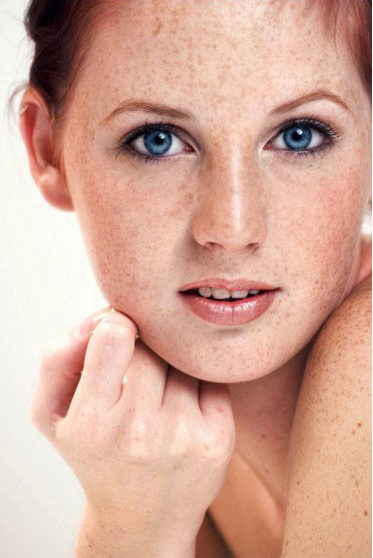
%> input picture matlab/girl.jpg, 373 x 558 px
$ octave example_smoothing.m   (GNU Octave 9; MATLAB toolbox functions it lacks are replaced by stand-ins)
%> lines starting %> are read from the running program, lines starting %| are printed output that depends on the picture
### matlab/umgf_guidedfilter.m
function q = umgf_guidedfilter(I, p, r, eps, n)%,I_mask,mean_a,mean_mean_p,I_strc
%   GUIDEDFILTER   O(1) time implementation of guided filter.
%
%   - guidance image: I (should be a gray-scale/single channel image)
%   - filtering input image: p (should be a gray-scale/single channel image)
%   - local window radius: r
%   - regularization parameter: eps

[hei, wid] = size(I);
N = boxfilter(ones(hei, wid), r); % the size of each local patch; N=(2r+1)^2 except for boundary pixels.

mean_I = boxfilter(I, r) ./ N;
mean_mean_I = mean_I;
for i=1:n
    mean_mean_I = boxfilter(mean_mean_I, r) ./ N;
end

mean_p = boxfilter(p, r) ./ N;
mean_mean_p = boxfilter(mean_p, r) ./ N;

mean_Ip = boxfilter(I.*p, r) ./ N;
cov_Ip = mean_Ip - mean_I .* mean_p; % this is the covariance of (I, p) in each local patch.

mean_II = boxfilter(I.*I, r) ./ N;
var_I = mean_II - mean_I .* mean_I;

%mean_pp = boxfilter(p.*p, r) ./ N;
%var_p = mean_pp - mean_p .* mean_p;

a = cov_Ip ./ (var_I+eps); % Eqn. (5) in the paper;%sqrt(var_I.*var_p)

mean_a = boxfilter(a, r) ./ N;

I_mask = I-mean_mean_I;
I_strc = mean_a .* I_mask;
q = I_strc + mean_mean_p; % Eqn. (8) in the paper;
end

### matlab/boxfilter.m
function imDst = boxfilter(imSrc, r)

%   BOXFILTER   O(1) time box filtering using cumulative sum
%
%   - Definition imDst(x, y)=sum(sum(imSrc(x-r:x+r,y-r:y+r)));
%   - Running time independent of r;
%   - Equivalent to the function: colfilt(imSrc, [2*r+1, 2*r+1], 'sliding', @sum);
%   - But much faster.

[hei, wid] = size(imSrc);
imDst = zeros(size(imSrc));

%cumulative sum over Y axis
imCum = cumsum(imSrc, 1);
%difference over Y axis
imDst(1:r+1, :) = imCum(1+r:2*r+1, :);
imDst(r+2:hei-r, :) = imCum(2*r+2:hei, :) - imCum(1:hei-2*r-1, :);
imDst(hei-r+1:hei, :) = repmat(imCum(hei, :), [r, 1]) - imCum(hei-2*r:hei-r-1, :);

%cumulative sum over X axis
imCum = cumsum(imDst, 2);
%difference over Y axis
imDst(:, 1:r+1) = imCum(:, 1+r:2*r+1);
imDst(:, r+2:wid-r) = imCum(:, 2*r+2:wid) - imCum(:, 1:wid-2*r-1);
imDst(:, wid-r+1:wid) = repmat(imCum(:, wid), [1, r]) - imCum(:, wid-2*r:wid-r-1);
end

### matlab/guidedfilter.m
function q = guidedfilter(I, p, r, eps)
%   GUIDEDFILTER   O(1) time implementation of guided filter.
%
%   - guidance image: I (should be a gray-scale/single channel image)
%   - filtering input image: p (should be a gray-scale/single channel image)
%   - local window radius: r
%   - regularization parameter: eps

[hei, wid] = size(I);
N = boxfilter(ones(hei, wid), r); % the size of each local patch; N=(2r+1)^2 except for boundary pixels.

mean_I = boxfilter(I, r) ./ N;
mean_p = boxfilter(p, r) ./ N;
mean_Ip = boxfilter(I.*p, r) ./ N;
cov_Ip = mean_Ip - mean_I .* mean_p; % this is the covariance of (I, p) in each local patch.

mean_II = boxfilter(I.*I, r) ./ N;
var_I = mean_II - mean_I .* mean_I;

a = cov_Ip ./ (var_I + eps); % Eqn. (5) in the paper;
b = mean_p - a .* mean_I; % Eqn. (6) in the paper;

mean_a = boxfilter(a, r) ./ N;
mean_b = boxfilter(b, r) ./ N;

q = mean_a .* I + mean_b; % Eqn. (8) in the paper;
end

### matlab/example_smoothing.m
% example: edge-preserving smoothing
% figure 1 in our paper

close all;

RGB = imread('./img_smoothing/girl.jpg');
%> RGB is the input picture: size 558x373x3 uint8; mean R, G, B 212.7, 169.1, 152.7
I_gray = rgb2gray(RGB);

I = double(I_gray) / 255;%imread('./img_smoothing/cat.bmp')
%> I: size 558x373 double; min 0, max 1, mean 0.707
p = I;
r = 8; % try r=2, 4, or 8
eps = 0.02^2; % try eps=0.1^2, 0.2^2, 0.4^2
n = 1;

umgf_q = umgf_guidedfilter(I, p, r, eps, n);
%> in boxfilter, `imDst(:, wid-r+1:wid) = repmat(imCum(:, wid), [1, r]) - imCum(:, wid-2..`:
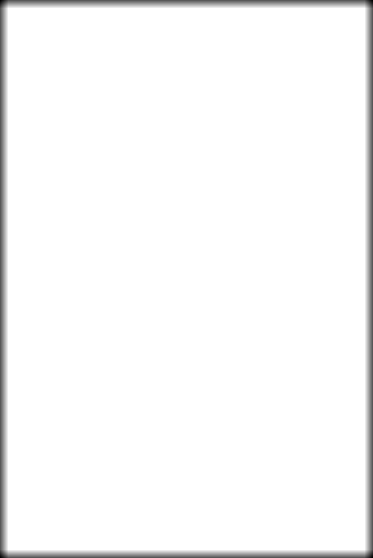
%> imDst: size 558x373 double; min 81, max 289, mean 283.5; drawn with min black and max white
%> in boxfilter (call 2), `imDst(hei-r+1:hei, :) = repmat(imCum(hei, :), [r, 1]) - imCum(hei-2*r:..`: imDst: size 558x373 double; min 0.0902, max 16.93, mean 11.94
%> in boxfilter (call 2), `imDst(:, 1:r+1) = imCum(:, 1+r:2*r+1);`: imDst: size 558x373 double; min 0.0902, max 282, mean 16.6
%> in boxfilter (call 2), `imDst(:, wid-r+1:wid) = repmat(imCum(:, wid), [1, r]) - imCum(:, wid-2..`: imDst: size 558x373 double; min 2.99, max 285.9, mean 200.2
%> in umgf_guidedfilter, `mean_I = boxfilter(I, r) ./ N;`:
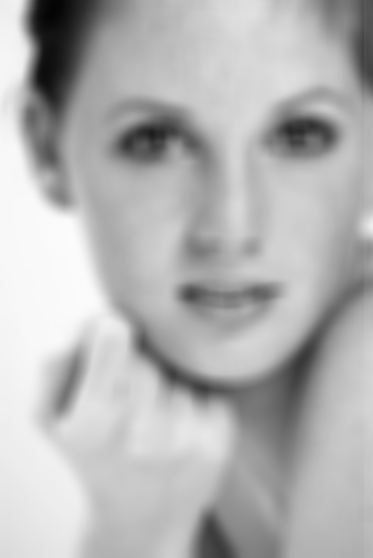
%> mean_I: size 558x373 double; min 0.0179, max 0.989, mean 0.707
%> in boxfilter (call 6), `imDst(hei-r+1:hei, :) = repmat(imCum(hei, :), [r, 1]) - imCum(hei-2*r:..`: imDst: size 558x373 double; min 0.00117, max 16.86, mean 9.12
%> in boxfilter (call 6), `imDst(:, 1:r+1) = imCum(:, 1+r:2*r+1);`: imDst: size 558x373 double; min 0.00117, max 275.1, mean 13.5
%> in boxfilter (call 6), `imDst(:, wid-r+1:wid) = repmat(imCum(:, wid), [1, r]) - imCum(:, wid-2..`: imDst: size 558x373 double; min 0.0707, max 282.8, mean 152.6
%> in umgf_guidedfilter, `mean_Ip = boxfilter(I.*p, r) ./ N;`:
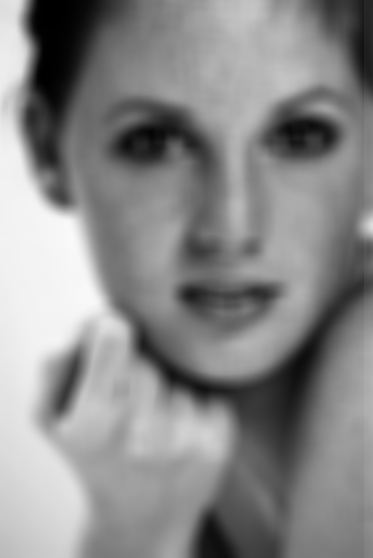
%> mean_Ip: size 558x373 double; min 0.000426, max 0.979, mean 0.539
%> call 8 of boxfilter, with r = 8
%> in boxfilter (call 8), `imDst(hei-r+1:hei, :) = repmat(imCum(hei, :), [r, 1]) - imCum(hei-2*r:..`: imDst: size 558x373 double; min 0.198, max 16.95, mean 11.34
%> in boxfilter (call 8), `imCum = cumsum(imDst, 2);`:
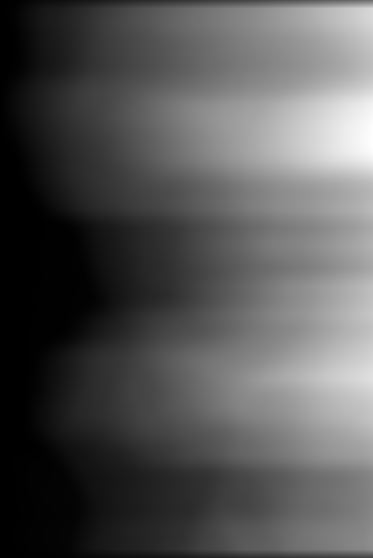
%> imCum: size 558x373 double; min 0.198, max 5676.2, mean 1918; drawn with min black and max white
%> in boxfilter (call 8), `imDst(:, 1:r+1) = imCum(:, 1+r:2*r+1);`:
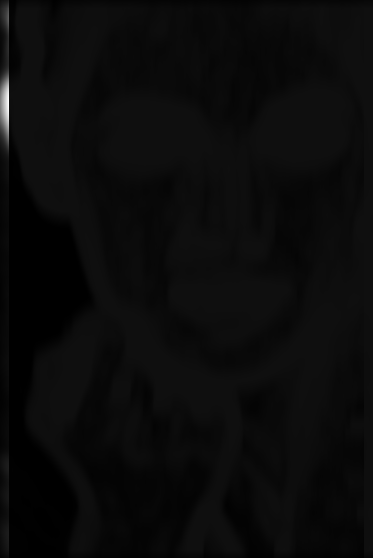
%> imDst: size 558x373 double; min 0.272, max 269.3, mean 12.1; drawn with min black and max white
%> in boxfilter (call 8), `imDst(:, wid-r+1:wid) = repmat(imCum(:, wid), [1, r]) - imCum(:, wid-2..`:
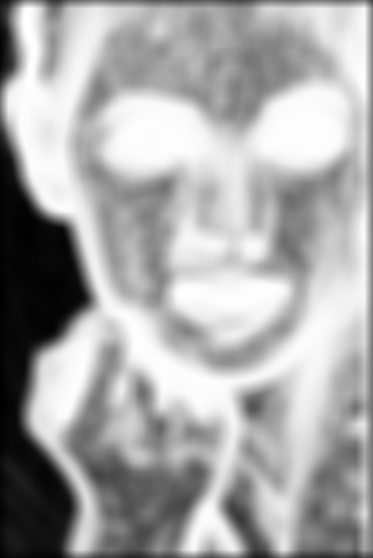
%> imDst: size 558x373 double; min 3.43, max 286.8, mean 191; drawn with min black and max white
%> in umgf_guidedfilter, `I_mask = I-mean_mean_I;`:
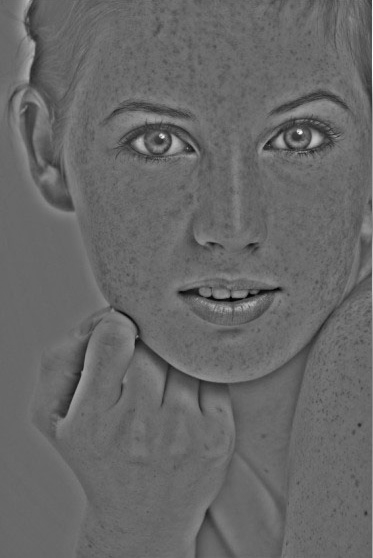
%> I_mask: size 558x373 double; min -0.484, max 0.702, mean 0.000246; drawn with min black and max white
gf_q = guidedfilter(I, p, r, eps);

imwrite(gf_q,'./girl_gf.png');
imwrite(umgf_q,'./girl_umgf.png');
